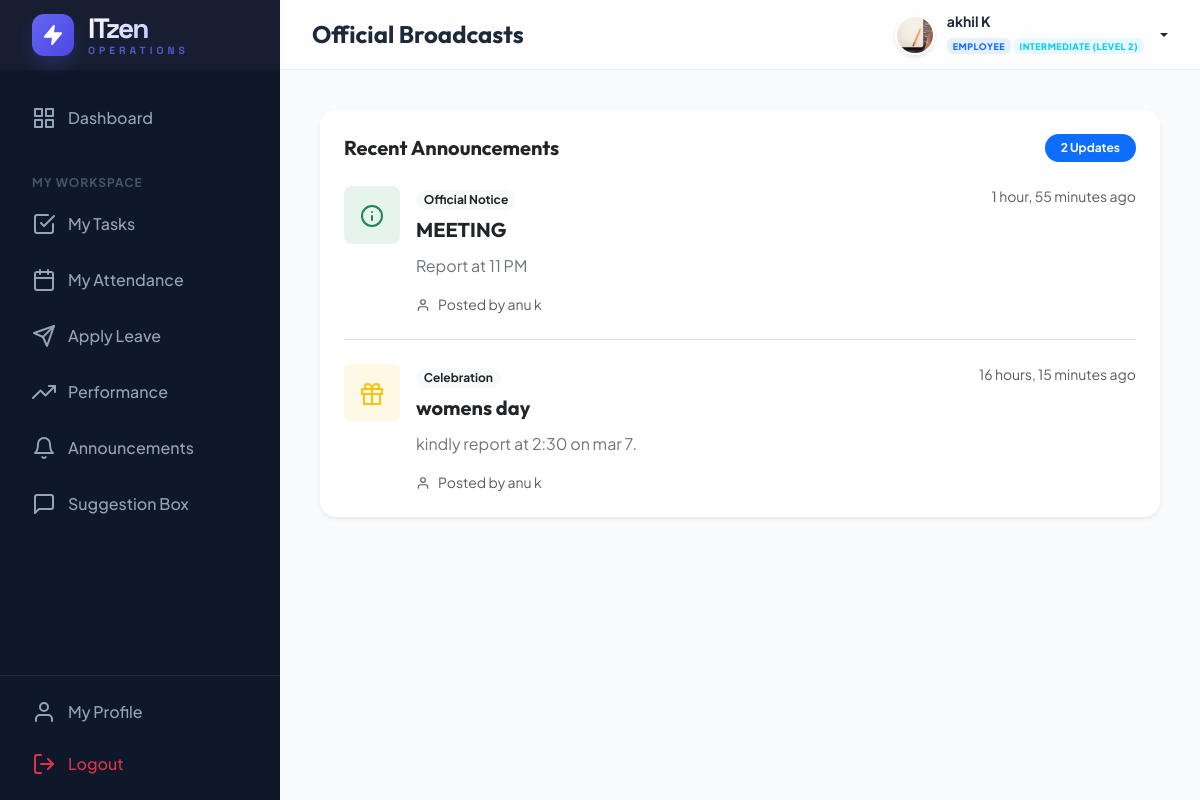
The app's page /employee/announcements/ (signed in) with its own data.
### management/models.py (models this page shows, shortened)
class CustomUser(AbstractUser):
    ROLE_CHOICES = (
        ('ADMIN', 'Admin'),
        ('HR', 'HR Manager'),
        ('EMPLOYEE', 'Employee'),
    )
    DEPT_CHOICES = (
        ('DEVELOPMENT', 'Software Development'),
        ('DESIGN', 'UI/UX Design'),
        ('QA', 'Quality Assurance'),
        ('HR', 'Human Resources'),
        ('MARKETING', 'Digital Marketing'),
        ('SALES', 'Sales & Business'),
        ('SUPPORT', 'IT Support & Security'),
    )
    LEVEL_CHOICES = (
        ('JUNIOR', 'Junior Level (Level 1)'),
        ('INTERMEDIATE', 'Intermediate (Level 2)'),
        ('SENIOR', 'Senior Level (Level 3)'),
        ('LEAD', 'Lead Level (Level 4)'),
        ('EXPERT', 'Expert Level (Level 5)'),
    )
    role = models.CharField(max_length=20, choices=ROLE_CHOICES, default='EMPLOYEE')
    phone = models.CharField(max_length=15, blank=True, null=True)
    profile_pic = models.ImageField(upload_to='profile_pics/', blank=True, null=True)
    department = models.CharField(max_length=50, choices=DEPT_CHOICES, blank=True, null=True)
    designation = models.CharField(max_length=100, blank=True, null=True)
    level = models.CharField(max_length=20, choices=LEVEL_CHOICES, default='JUNIOR')
    date_of_joining = models.DateField(blank=True, null=True)
    def is_admin(self):
        return self.role == 'ADMIN' or self.is_superuser
    def is_hr(self):
        return self.role == 'HR'
    def is_employee(self):
        return self.role == 'EMPLOYEE' and not self.is_superuser and not self.role == 'HR'

class Announcement(models.Model):
    CATEGORY_CHOICES = (
        ('MEETING', 'Meeting'),
        ('CELEBRATION', 'Celebration'),
        ('OFFICIAL', 'Official Notice'),
        ('URGENT', 'Urgent Alert'),
    )
    title = models.CharField(max_length=200)
    content = models.TextField()
    category = models.CharField(max_length=20, choices=CATEGORY_CHOICES, default='OFFICIAL')
    created_at = models.DateTimeField(auto_now_add=True)
    author = models.ForeignKey(CustomUser, on_delete=models.CASCADE)

### management/views.py (the view)
# urls.py: path('employee/announcements/', views.employee_announcements, name='employee_announcements'),
@login_required
def employee_announcements(request):
    announcements = Announcement.objects.all().order_by('-created_at')
    return render(request, 'employee/announcements.html', {'announcements': announcements})

### templates/employee/announcements.html (shortened to what this page needs)
{% extends 'base.html' %}
{% block page_title %}Official Broadcasts{% endblock %}
{% block content %}
<div class="row">
    <div class="col-12">
        <div class="card border-0 shadow-sm rounded-4 overflow-hidden">
            <div class="card-header bg-white border-0 p-4">
                <div class="d-flex justify-content-between align-items-center">
                    <h5 class="fw-bold mb-0">Recent Announcements</h5>
                    <span class="badge bg-primary rounded-pill px-3 py-2">{{ announcements.count }} Updates</span>
                </div>
            </div>
            <div class="card-body p-4 pt-0">
                <div class="announcement-timeline">
                    {% for ann in announcements %}
                    <div class="announcement-item mb-4 pb-4 border-bottom">
                        <div class="d-flex gap-3">
                            <div class="ann-icon flex-shrink-0">
                                {% if ann.category == 'MEETING' %}
                                <div class="icon-box bg-soft-primary text-primary rounded-3 p-3">
                                    <i data-feather="video" style="width: 24px; height: 24px;"></i>
                                </div>
                                {% elif ann.category == 'CELEBRATION' %}
                                <div class="icon-box bg-soft-warning text-warning rounded-3 p-3">
                                    <i data-feather="gift" style="width: 24px; height: 24px;"></i>
                                </div>
                                {% elif ann.category == 'URGENT' %}
                                <div class="icon-box bg-soft-danger text-danger rounded-3 p-3 text-danger">
                                    <i data-feather="alert-triangle" style="width: 24px; height: 24px;"></i>
                                </div>
                                {% else %}
                                <div class="icon-box bg-soft-success text-success rounded-3 p-3">
                                    <i data-feather="info" style="width: 24px; height: 24px;"></i>
                                </div>
                                {% endif %}
                            </div>
                            <div class="ann-content flex-grow-1">
                                <div class="d-flex justify-content-between align-items-start mb-2">
                                    <div>
                                        <span
                                            class="badge {% if ann.category == 'URGENT' %}bg-danger{% else %}bg-light text-dark{% endif %} rounded-pill mb-2">
                                            {{ ann.get_category_display }}
                                        </span>
                                        <h5 class="fw-bold mb-1">{{ ann.title }}</h5>
                                    </div>
                                    <small class="text-muted">{{ ann.created_at|timesince }} ago</small>
                                </div>
                                <p class="text-secondary mb-3">{{ ann.content|linebreaksbr }}</p>
                                <div class="d-flex align-items-center gap-2 small text-muted">
                                    <i data-feather="user" class="icon-xs"></i>
                                    <span>Posted by {{ ann.author.get_full_name|default:ann.author.username }}</span>
                                </div>
                            </div>
                        </div>
                    </div>
                    {% endfor %}
                </div>
            </div>
        </div>
    </div>
</div>
{% endblock %}

### templates/base.html (shortened to what this page needs)
{% load static %}
<!DOCTYPE html>
<html lang="en">
<head>
    <link href="https://cdn.jsdelivr.net/npm/bootstrap@5.3.2/dist/css/bootstrap.min.css" rel="stylesheet">
</head>
<body>
    <aside class="sidebar" id="sidebar">
        <div class="sidebar-header">
            <a href="{% url 'dashboard' %}" class="sidebar-logo">
                <div class="logo-circle">
                    <i data-feather="zap" style="width: 22px; height: 22px; fill: #fff;"></i>
                </div>
                <div class="logo-text">
                    <span class="logo-main">ITzen</span>
                    <span class="logo-sub">Operations</span>
                </div>
            </a>
        </div>
        <nav class="sidebar-nav">
            <ul class="nav-list">
                <li class="nav-item">
                    <a href="{% url 'dashboard' %}"
                        class="nav-link {% if request.resolver_match.url_name == 'dashboard' %}active{% endif %}">
                        <i data-feather="grid"></i> Dashboard
                    </a>
                </li>
                {% if user.is_employee %}
                <li class="nav-caption">My Workspace</li>
                <li class="nav-item">
                    <a href="{% url 'employee_tasks' %}" class="nav-link">
                        <i data-feather="check-square"></i> My Tasks
                    </a>
                </li>
                <li class="nav-item">
                    <a href="{% url 'attendance' %}" class="nav-link">
                        <i data-feather="calendar"></i> My Attendance
                    </a>
                </li>
                <li class="nav-item">
                    <a href="{% url 'leave_application' %}" class="nav-link">
                        <i data-feather="send"></i> Apply Leave
                    </a>
                </li>
                <li class="nav-item">
                    <a href="{% url 'employee_performance' %}" class="nav-link">
                        <i data-feather="trending-up"></i> Performance
                    </a>
                </li>
                <li class="nav-item">
                    <a href="{% url 'employee_announcements' %}" class="nav-link">
                        <i data-feather="bell"></i> Announcements
                    </a>
                </li>
                <li class="nav-item">
                    <a href="{% url 'employee_feedback' %}" class="nav-link">
                        <i data-feather="message-square"></i> Suggestion Box
                    </a>
                </li>
                {% endif %}
            </ul>
        </nav>
        <div class="sidebar-footer">
            <a href="{% url 'employee_profile' %}" class="nav-link mb-1">
                <i data-feather="user"></i> My Profile
            </a>
            <a href="{% url 'logout' %}" class="nav-link text-danger">
                <i data-feather="log-out"></i> Logout
            </a>
        </div>
    </aside>
    <div class="main-wrapper">
        <header class="header">
            <div class="d-flex align-items-center">
                <h4 class="mb-0 fw-bold">{% block page_title %}Overview{% endblock %}</h4>
            </div>
            <div class="d-flex align-items-center gap-3">
                <div class="dropdown">
                    <a href="#" class="user-dropdown-toggle dropdown-toggle" data-bs-toggle="dropdown">
                        <img src="{% if user.profile_pic %}{{ user.profile_pic.url }}{% else %}https://ui-avatars.com/api/?name={{ user.username }}&background=6366f1&color=fff{% endif %}"
                            alt="user" class="avatar-img">
                        <div class="d-none d-md-block text-start">
                            <div class="small fw-bold lh-1 mb-1">{{ user.get_full_name|default:user.username }}</div>
                            <span class="badge bg-primary bg-opacity-10 text-primary border-0"
                                style="font-size: 9px; letter-spacing: 0.5px; text-transform: uppercase; font-weight: 800;">
                                {{ user.get_role_display|default:user.role }}
                            </span>
                            {% if user.role == 'EMPLOYEE' %}
                            <span class="badge bg-info bg-opacity-10 text-info border-0"
                                style="font-size: 9px; letter-spacing: 0.5px; text-transform: uppercase; font-weight: 800;">
                                {{ user.get_level_display }}
                            </span>
                            {% endif %}
                        </div>
                    </a>
                </div>
            </div>
        </header>
        <main class="content-area">
            {% block content %}{% endblock %}
        </main>
    </div>
</body>
</html>

### templates/base.html (style rules this page uses)
:root { --primary: #6366f1; --primary-dark: #4f46e5; --secondary: #64748b; --accent: #f43f5e; --bg-body: #f8fafc; --bg-sidebar: #0f172a; --text-main: #1e293b; --glass-bg: rgba(255, 255, 255, 0.8); --sidebar-width: 280px; --header-height: 70px; --card-shadow: 0 10px 15px -3px rgba(0, 0, 0, 0.1), 0 4px 6px -2px rgba(0, 0, 0, 0.05); --transition: all 0.3s cubic-bezier(0.4, 0, 0.2, 1); }
body { font-family: 'Plus Jakarta Sans', sans-serif; background-color: var(--bg-body); color: var(--text-main); margin: 0; overflow-x: hidden; }
h1, h2, h3, h4, h5, h6 { font-family: 'Outfit', sans-serif; font-weight: 600; }
.sidebar { width: var(--sidebar-width); height: 100vh; background-color: var(--bg-sidebar); position: fixed; left: 0; top: 0; z-index: 1000; transition: var(--transition); color: #94a3b8; display: flex; flex-direction: column; }
.sidebar-nav { flex: 1; overflow-y: auto; overflow-x: hidden; scrollbar-width: thin; scrollbar-color: rgba(255, 255, 255, 0.08) transparent; }
.sidebar-footer { border-top: 1px solid rgba(255, 255, 255, 0.06); padding: 0.75rem 1rem; flex-shrink: 0; }
.sidebar-header { height: var(--header-height); display: flex; align-items: center; padding: 0 2rem; background: rgba(255, 255, 255, 0.03); }
.sidebar-logo { color: #fff; font-family: 'Space Grotesk', sans-serif; font-size: 1.75rem; font-weight: 800; text-decoration: none; display: flex; align-items: center; gap: 14px; transition: var(--transition); }
.logo-text { display: flex; flex-direction: column; line-height: 1; }
.logo-main { letter-spacing: -2px; background: linear-gradient(135deg, #fff 0%, #a5b4fc 100%); -webkit-background-clip: text; background-clip: text; -webkit-text-fill-color: transparent; }
.logo-sub { font-size: 0.65rem; text-transform: uppercase; letter-spacing: 4px; color: var(--primary); font-weight: 700; margin-top: 4px; opacity: 0.8; }
.logo-circle { width: 42px; height: 42px; background: linear-gradient(135deg, var(--primary) 0%, var(--primary-dark) 100%); border-radius: 12px; display: flex; align-items: center; justify-content: center; position: relative; box-shadow: 0 8px 16px rgba(99, 102, 241, 0.2); overflow: hidden; }
.logo-circle::after { content: ''; position: absolute; inset: 0; background: linear-gradient(45deg, transparent, rgba(255, 255, 255, 0.2), transparent); transform: translateX(-100%); transition: 0.5s; }
.nav-list { list-style: none; padding: 1.5rem 1rem; margin: 0; }
.nav-item { margin-bottom: 0.5rem; }
.nav-link { display: flex; align-items: center; padding: 0.75rem 1rem; color: #94a3b8; text-decoration: none; border-radius: 12px; transition: var(--transition); gap: 12px; font-weight: 500; }
.nav-caption { font-size: 0.75rem; text-transform: uppercase; letter-spacing: 1px; font-weight: 700; color: #475569; padding: 1.5rem 1rem 0.5rem; }
.main-wrapper { margin-left: var(--sidebar-width); min-height: 100vh; transition: var(--transition); }
.header { height: var(--header-height); background: var(--glass-bg); backdrop-filter: blur(10px); border-bottom: 1px solid rgba(226, 232, 240, 0.8); position: sticky; top: 0; z-index: 999; display: flex; align-items: center; justify-content: space-between; padding: 0 2rem; }
.content-area { padding: 2.5rem; }
.card { background: #fff; border: none; border-radius: 16px; box-shadow: var(--card-shadow); transition: var(--transition); }
.user-dropdown-toggle { display: flex; align-items: center; gap: 12px; text-decoration: none; color: var(--text-main); font-weight: 600; }
.avatar-img { width: 40px; height: 40px; border-radius: 50%; object-fit: cover; border: 2px solid #fff; box-shadow: 0 2px 4px rgba(0, 0, 0, 0.1); }

### templates/employee/announcements.html (style rules this page uses)
.bg-soft-warning { background-color: rgba(255, 193, 7, 0.1); }
.bg-soft-success { background-color: rgba(25, 135, 84, 0.1); }
.icon-xs { width: 14px; height: 14px; }
.announcement-item:last-child { border-bottom: 0 !important; margin-bottom: 0 !important; padding-bottom: 0 !important; }

### records on screen
CustomUser: profile_pic (picture), get_full_name "akhil K", role "EMPLOYEE", level "INTERMEDIATE (LEVEL 2)"
Announcement: category "Official Notice", title "MEETING", created_at "1 hour, 55 minutes", content "Report at 11 PM", author.get_full_name "anu k"
Announcement: category "Celebration", title "womens day", created_at "16 hours, 15 minutes", content "kindly report at 2:30 on mar 7.", author.get_full_name "anu k"

### other values on screen
{{ announcements.count }} "2"
